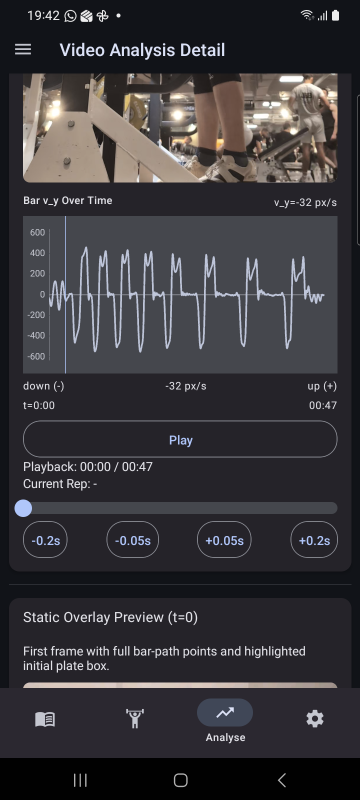
#> input picture marker_A_baseline_0s.png, 720 x 1600 px (shown at 1/2 size)
$ python -i compose.py   (imports and definitions only)
#> lines starting #> are read from the running program, lines starting #| are printed output that depends on the picture
#> further down, picture is the input picture: PIL image 720x1600 RGB; mean R, G, B 56, 54.2, 58.1
"""Shared drawing helpers for the store screenshots and the promo video (GH-485)."""
import pathlib

from PIL import Image, ImageDraw, ImageFilter, ImageFont

REPO = pathlib.Path(__file__).resolve().parents[3]
FONTS = REPO / 'docs/marketing/assets/fonts'
ICON = REPO / 'android/app/src/main/res/mipmap-xxxhdpi/ic_launcher.png'

# Device geometry (Galaxy S20+ at the 720x1600 display-size override).
STATUS_BAR_H = 49
NAV_BAR_TOP = 1520

BRAND_BLUE = (170, 199, 255)
BRAND_BLUE_DEEP = (61, 94, 160)
ACCENT_ORANGE = (255, 117, 71)


def font(weight, size):
    name = {'regular': 'Inter-Regular.ttf', 'semibold': 'Inter-SemiBold.ttf',
            'bold': 'InterDisplay-Bold.ttf', 'black': 'InterDisplay-ExtraBold.ttf'}[weight]
    return ImageFont.truetype(str(FONTS / name), size)


def luminance(rgb):
    r, g, b = rgb[:3]
    return 0.2126 * r + 0.7152 * g + 0.0722 * b


def clean_screen(img):
    """Crop the system navigation bar and repaint the status bar with a neutral
    9:41 clock, full signal and battery (no notification icons, no real time)."""
    img = img.convert('RGB').crop((0, 0, img.width, NAV_BAR_TOP))
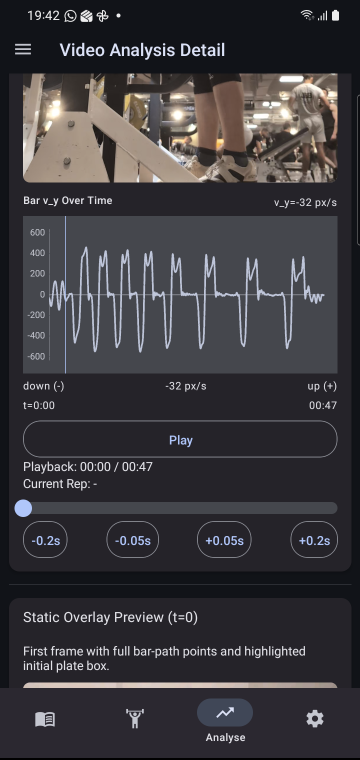
#> img: PIL image 720x1520 RGB (shown at 1/2 size); mean R, G, B 58.8, 56.9, 61
    row = img.crop((0, STATUS_BAR_H + 2, img.width, STATUS_BAR_H + 4)).resize((1, 1), Image.BOX)
    bg = row.getpixel((0, 0))
#> bg = (17, 19, 24)
    draw = ImageDraw.Draw(img)
    draw.rectangle((0, 0, img.width, STATUS_BAR_H), fill=bg)
    fg = (20, 22, 28) if luminance(bg) > 140 else (236, 238, 244)
#> in luminance, `r, g, b = rgb[:3]`: r = 17; g = 19; b = 24
#> fg = (236, 238, 244)
    draw.text((74, STATUS_BAR_H // 2 + 1), '9:41', font=font('semibold', 25), fill=fg, anchor='lm')
    # signal bars
    x = 526
    for i in range(4):
        h = 8 + i * 5
        draw.rounded_rectangle((x + i * 9, 33 - h, x + i * 9 + 5, 33), radius=1, fill=fg)
    # wifi
    cx, cy = 584, 34
    for r in (20, 13, 6):
        draw.pieslice((cx - r, cy - r, cx + r, cy + r), 225, 315, fill=fg)
        if r > 6:
            inner = r - 4
            draw.pieslice((cx - inner, cy - inner, cx + inner, cy + inner), 225, 315, fill=bg)
    # battery
    draw.rounded_rectangle((612, 15, 648, 33), radius=4, outline=fg, width=2)
    draw.rounded_rectangle((616, 19, 644, 29), radius=2, fill=fg)
    draw.rectangle((650, 20, 652, 28), fill=fg)
    return img


# [5 lines left out: function rounded_mask, not called in this run]


class PhoneFrame:
    """A simple, brand-free phone body. `render(screen)` returns an RGBA image."""

    # [59 lines left out: functions __init__, render, paste, vertical_gradient, glow, app_icon, not called in this run]

>>> from PIL import Image
>>> picture = Image.open('../../../marker_A_baseline_0s.png')
>>> result = clean_screen(picture)

$ run again, on marker_r8_velocity_chart.png
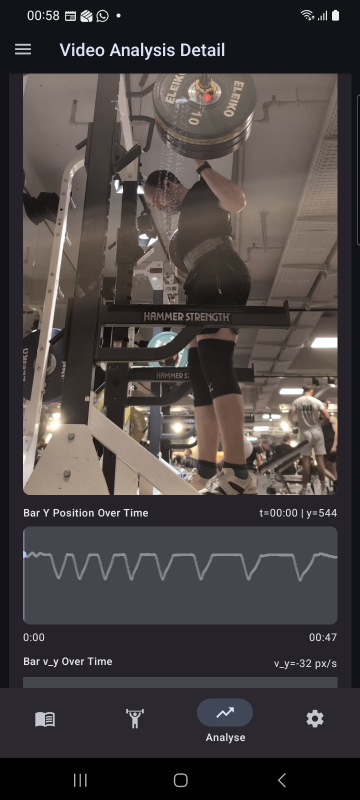
#> input picture marker_r8_velocity_chart.png, 720 x 1600 px (shown at 1/2 size)
#> picture is the input picture: PIL image 720x1600 RGB; mean R, G, B 70.7, 65.6, 65.1
#> in clean_screen, `img = img.convert('RGB').crop((0, 0, img.width, NAV_BAR_TOP))`:
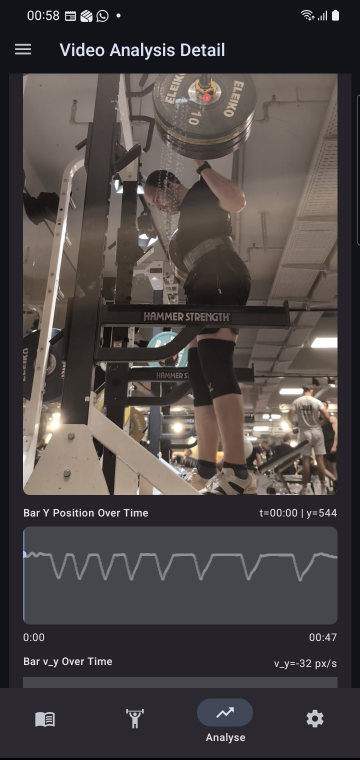
#> img: PIL image 720x1520 RGB (shown at 1/2 size); mean R, G, B 74.3, 68.9, 68.4
#> bg = (17, 19, 24)
#> r = 17; g = 19; b = 24
#> fg = (236, 238, 244)
